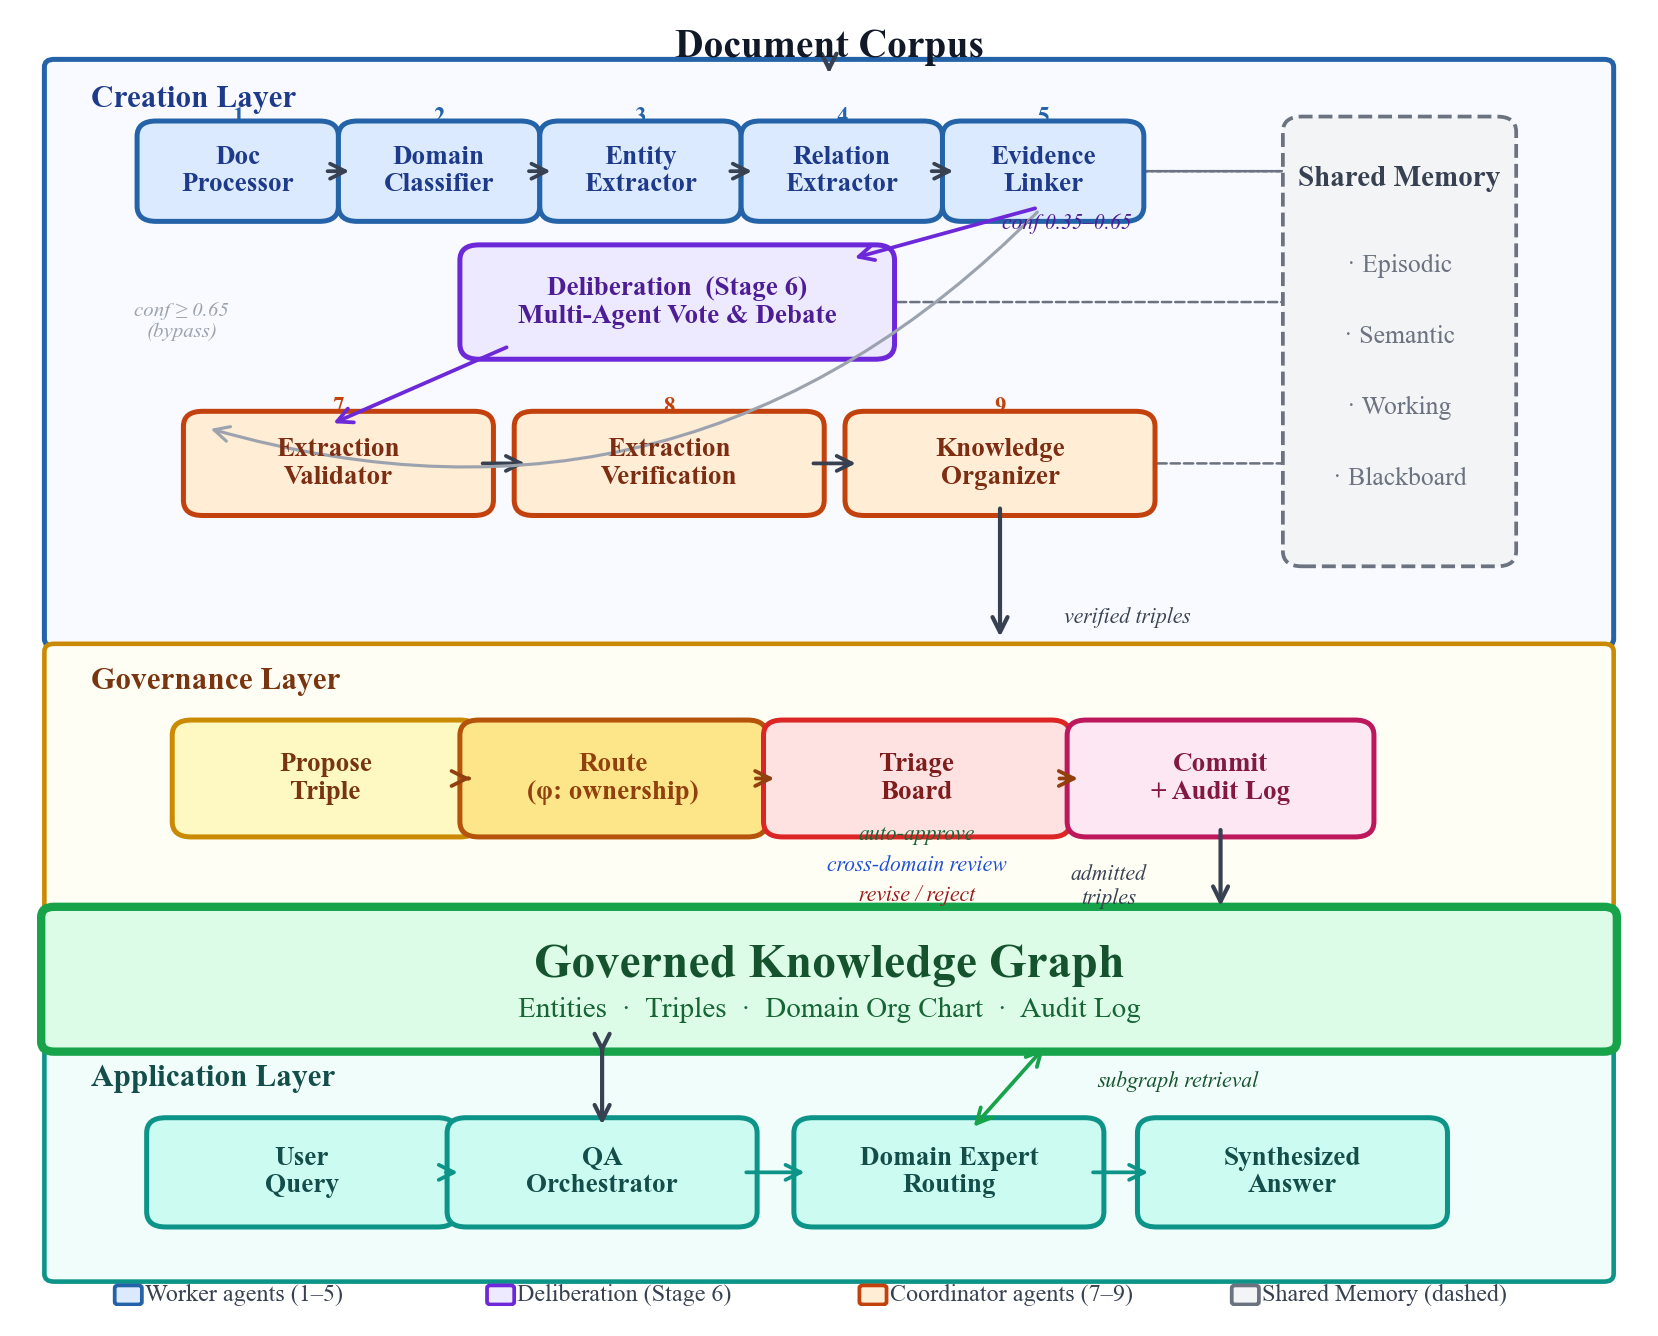

The Python source for this figure:
"""
Figure 1: System Architecture — Paper Style
=============================================
Redesigned to match typical NLP/ML paper figures:
  - Light fills + dark text (readable at print scale)
  - Horizontal section headers (not rotated)
  - Minimal, precise arrows
  - Consistent box sizing within rows
  - Adequate whitespace

Run:
    python paper/figures/figure1_architecture.py
Outputs:
    paper/figures/figure1_architecture.pdf
    paper/figures/figure1_architecture.png
"""

import pathlib
from matplotlib.patches import FancyBboxPatch
import matplotlib.pyplot as plt

OUT_DIR = pathlib.Path(__file__).parent
OUT_DIR.mkdir(parents=True, exist_ok=True)

plt.rcParams.update({
    "font.family": "serif",
    "font.serif":  ["Computer Modern Roman", "Times New Roman", "DejaVu Serif"],
    "font.size":   8,
    "text.usetex": False,
    "figure.dpi":  300,
})

fig, ax = plt.subplots(figsize=(6.875, 5.5))
ax.set_xlim(0, 1)
ax.set_ylim(0, 1)
ax.axis("off")
fig.patch.set_facecolor("white")

# ── Palette: light fill / dark border / dark text ────────────────────────
B_F, B_E, B_T = "#DBEAFE", "#2563A8", "#1E3A8A"   # blue  — workers
P_F, P_E, P_T = "#EDE9FE", "#6D28D9", "#4C1D95"   # purple — deliberation
O_F, O_E, O_T = "#FFEDD5", "#C2410C", "#7C2D12"   # orange — coordinators
G_F, G_E, G_T = "#F3F4F6", "#6B7280", "#374151"   # gray  — shared memory
A1F, A1E      = "#FEF9C3", "#CA8A04"               # amber1 — propose
A2F, A2E      = "#FDE68A", "#B45309"               # amber2 — route
RF,  RE, RT   = "#FEE2E2", "#DC2626", "#7F1D1D"   # red   — triage board
CF,  CE, CT   = "#FCE7F3", "#BE185D", "#831843"   # crimson — commit
GRF, GRE, GRT = "#DCFCE7", "#16A34A", "#14532D"   # green — governed KG
TF,  TE, TT   = "#CCFBF1", "#0D9488", "#134E4A"   # teal  — application
ARR            = "#374151"                          # arrow color


# ── Primitives ───────────────────────────────────────────────────────────

def rect(cx, cy, w, h, fc, ec, lw=1.2, ls="-", zorder=3):
    ax.add_patch(FancyBboxPatch(
        (cx - w/2, cy - h/2), w, h,
        boxstyle="round,pad=0.012",
        facecolor=fc, edgecolor=ec, linewidth=lw,
        linestyle=ls, zorder=zorder,
    ))


def txt(x, y, s, fs=7, color="#111827", bold=False,
        ha="center", va="center", italic=False, zorder=5):
    ax.text(x, y, s, ha=ha, va=va, fontsize=fs, color=color,
            fontweight="bold" if bold else "normal",
            style="italic" if italic else "normal",
            zorder=zorder, multialignment="center")


def box(cx, cy, w, h, fc, ec, label, tc, fs=6.5, lw=1.2):
    rect(cx, cy, w, h, fc, ec, lw=lw)
    txt(cx, cy, label, fs=fs, color=tc, bold=True)


def arr(x0, y0, x1, y1, c=ARR, lw=1.0, style="->", rad=0.0, ms=9):
    ax.annotate("", xy=(x1, y1), xytext=(x0, y0),
                arrowprops=dict(arrowstyle=style, color=c, lw=lw,
                                connectionstyle=f"arc3,rad={rad}",
                                mutation_scale=ms),
                zorder=4)


def section_band(y0, h, fc, ec, lw=1.1):
    ax.add_patch(FancyBboxPatch(
        (0.015, y0), 0.970, h,
        boxstyle="round,pad=0.006",
        facecolor=fc, edgecolor=ec, linewidth=lw, zorder=1,
    ))


# ══════════════════════════════════════════════════════════════════════════
# CREATION LAYER   y: 0.525 – 0.975
# ══════════════════════════════════════════════════════════════════════════
section_band(0.525, 0.450, "#F8FAFF", B_E, lw=1.2)
txt(0.038, 0.960, "Creation Layer", fs=7.5, color=B_T, bold=True,
    ha="left", va="top")

# ── Input ──
txt(0.50, 0.990, "Document Corpus", fs=9.5, color="#111827", bold=True)
arr(0.50, 0.983, 0.50, 0.970)

# ── Worker agents (stages 1–5)  y = 0.895 ──
WY, WW, WH = 0.893, 0.102, 0.055
WXS = [0.130, 0.256, 0.382, 0.508, 0.634]
WLBS = ["Doc\nProcessor", "Domain\nClassifier",
        "Entity\nExtractor", "Relation\nExtractor", "Evidence\nLinker"]

for i, (x, lb) in enumerate(zip(WXS, WLBS)):
    box(x, WY, WW, WH, B_F, B_E, lb, B_T, fs=6.5)
    txt(x, WY + WH/2 + 0.015, str(i + 1), fs=5.5, color=B_E, bold=True)

for i in range(4):
    arr(WXS[i] + WW/2, WY, WXS[i+1] - WW/2, WY, lw=0.9)

# ── Shared Memory sidebar  (dashed box) ──
SM_CX, SM_CY = 0.857, 0.759
SM_W,  SM_H  = 0.122, 0.330

rect(SM_CX, SM_CY, SM_W, SM_H, G_F, G_E, lw=0.9, ls="--")
txt(SM_CX, SM_CY + 0.128, "Shared Memory", fs=7, color=G_T, bold=True)
for i, mt in enumerate(["Episodic", "Semantic", "Working", "Blackboard"]):
    txt(SM_CX, SM_CY + 0.060 - i * 0.056, f"· {mt}", fs=6.2, color="#6B7280")

# Two representative dashed links to shared memory
for x in [WXS[1], WXS[3]]:
    ax.annotate("", xy=(SM_CX - SM_W/2, WY), xytext=(x + WW/2, WY),
                arrowprops=dict(arrowstyle="-", color=G_E, lw=0.6,
                                linestyle="dashed"), zorder=2)

# ── Deliberation (stage 6)  y = 0.790 ──
DX, DY = 0.405, 0.790
DW, DH = 0.248, 0.066

box(DX, DY, DW, DH, P_F, P_E,
    "Deliberation  (Stage 6)\nMulti-Agent Vote & Debate",
    P_T, fs=6.5, lw=1.2)

# Arrow: EvidenceLinker → Deliberation (uncertain branch)
arr(WXS[4], WY - WH/2,
    DX + DW/2 - 0.018, DY + DH/2,
    c=P_E, lw=0.9)
txt(WXS[4] + 0.015, (WY - WH/2 + DY + DH/2)/2 + 0.008,
    "conf 0.35–0.65", fs=5.2, color=P_T, italic=True)

# Dashed: deliberation ↔ shared memory
ax.annotate("", xy=(SM_CX - SM_W/2, DY), xytext=(DX + DW/2, DY),
            arrowprops=dict(arrowstyle="-", color=G_E, lw=0.6,
                            linestyle="dashed"), zorder=2)

# ── Coordinator agents (stages 7–9)  y = 0.663 ──
CY, CW, CH = 0.663, 0.170, 0.058
CXS = [0.193, 0.400, 0.607]
CLBS = ["Extraction\nValidator", "Extraction\nVerification", "Knowledge\nOrganizer"]

for i, (x, lb) in enumerate(zip(CXS, CLBS)):
    box(x, CY, CW, CH, O_F, O_E, lb, O_T, fs=6.5)
    txt(x, CY + CH/2 + 0.015, str(i + 7), fs=5.5, color=O_E, bold=True)

for i in range(2):
    arr(CXS[i] + CW/2, CY, CXS[i+1] - CW/2, CY, lw=0.9)

# Dashed: coordinator → shared memory
ax.annotate("", xy=(SM_CX - SM_W/2, CY), xytext=(CXS[2] + CW/2, CY),
            arrowprops=dict(arrowstyle="-", color=G_E, lw=0.6,
                            linestyle="dashed"), zorder=2)

# Arrow: Deliberation → ExtractionValidator
arr(DX - DW/2 + 0.022, DY - DH/2,
    CXS[0] - 0.008, CY + CH/2,
    c=P_E, lw=0.9)

# High-confidence bypass (thin, gray, curved — from Evidence Linker to ExtrValidator)
arr(WXS[4], WY - WH/2, CXS[0] - CW/2, CY + CH/2,
    c="#9CA3AF", lw=0.75, rad=-0.30)
txt(0.095, 0.775, "conf ≥ 0.65\n(bypass)", fs=5.0, color="#9CA3AF", italic=True)

# Arrow: KnowledgeOrganizer → Governance
arr(CXS[2], CY - CH/2, CXS[2], 0.520)
txt(CXS[2] + 0.040, 0.542, "verified triples", fs=5.2,
    color=ARR, italic=True, ha="left")


# ══════════════════════════════════════════════════════════════════════════
# GOVERNANCE LAYER   y: 0.315 – 0.515
# ══════════════════════════════════════════════════════════════════════════
section_band(0.315, 0.200, "#FFFEF5", A1E, lw=1.1)
txt(0.038, 0.502, "Governance Layer", fs=7.5, color="#78350F", bold=True,
    ha="left", va="top")

GY, GW, GH = 0.415, 0.168, 0.068

gov = [
    (0.185, "Propose\nTriple",        A1F, A1E, "#78350F"),
    (0.365, "Route\n(φ: ownership)", A2F, A2E, "#92400E"),
    (0.555, "Triage\nBoard",          RF,  RE,  RT),
    (0.745, "Commit\n+ Audit Log",    CF,  CE,  CT),
]
for x, lb, fc, ec, tc in gov:
    box(x, GY, GW, GH, fc, ec, lb, tc, fs=6.5)

for i in range(3):
    arr(gov[i][0] + GW/2, GY, gov[i+1][0] - GW/2, GY,
        c="#92400E", lw=0.9)

# Triage outcome labels — stacked inside the governance band
ty = GY - GH/2 - 0.010
for j, (lbl, col) in enumerate([
    ("auto-approve",        "#166534"),
    ("cross-domain review", "#1D4ED8"),
    ("revise / reject",     "#991B1B"),
]):
    txt(gov[2][0], ty - j * 0.024, lbl,
        fs=5.2, color=col, italic=True)

# Arrow: Commit → KG  (lands at top of KG band)
arr(gov[3][0], GY - GH/2, gov[3][0], 0.308)
txt(gov[3][0] - 0.070, 0.330, "admitted\ntriples",
    fs=5.2, color=ARR, italic=True)


# ══════════════════════════════════════════════════════════════════════════
# GOVERNED KG   y: 0.208 – 0.308
# ══════════════════════════════════════════════════════════════════════════
ax.add_patch(FancyBboxPatch(
    (0.015, 0.208), 0.970, 0.098,
    boxstyle="round,pad=0.008",
    facecolor=GRF, edgecolor=GRE, linewidth=2.0, zorder=2,
))
txt(0.50, 0.268, "Governed Knowledge Graph",
    fs=11.5, color=GRT, bold=True)
txt(0.50, 0.233,
    "Entities  ·  Triples  ·  Domain Org Chart  ·  Audit Log",
    fs=7, color="#166534")

# Arrow: KG → Application
arr(0.358, 0.208, 0.358, 0.192)


# ══════════════════════════════════════════════════════════════════════════
# APPLICATION LAYER   y: 0.025 – 0.202
# ══════════════════════════════════════════════════════════════════════════
section_band(0.025, 0.178, "#F0FDFA", TE, lw=1.1)
txt(0.038, 0.190, "Application Layer", fs=7.5, color=TT, bold=True,
    ha="left", va="top")

AY, AW, AH = 0.105, 0.170, 0.062
app = [
    (0.170, "User\nQuery"),
    (0.358, "QA\nOrchestrator"),
    (0.575, "Domain Expert\nRouting"),
    (0.790, "Synthesized\nAnswer"),
]
for x, lb in app:
    box(x, AY, AW, AH, TF, TE, lb, TT, fs=6.5)

for i in range(3):
    arr(app[i][0] + AW/2, AY, app[i+1][0] - AW/2, AY, c=TE, lw=0.9)

# Arrow: KG → QA Orchestrator
arr(0.358, 0.208, 0.358, AY + AH/2)

# Double-headed: Domain Expert Routing ↔ KG
arr(app[2][0] + 0.012, AY + AH/2, 0.638, 0.208,
    c=GRE, lw=0.9, style="<->")
txt(0.668, 0.177, "subgraph retrieval", fs=5.2, color=GRT, italic=True,
    ha="left")


# ══════════════════════════════════════════════════════════════════════════
# Legend
# ══════════════════════════════════════════════════════════════════════════
legend = [
    (B_F,  B_E,  "Worker agents (1–5)"),
    (P_F,  P_E,  "Deliberation (Stage 6)"),
    (O_F,  O_E,  "Coordinator agents (7–9)"),
    (G_F,  G_E,  "Shared Memory (dashed)"),
]
for i, (fc, ec, lb) in enumerate(legend):
    lx = 0.055 + i * 0.233
    ax.add_patch(FancyBboxPatch(
        (lx, 0.003), 0.013, 0.011,
        boxstyle="round,pad=0.002",
        facecolor=fc, edgecolor=ec, linewidth=0.9, zorder=5,
    ))
    txt(lx + 0.017, 0.0085, lb, fs=5.8, color="#374151",
        ha="left", va="center", bold=False)


# ── Save ─────────────────────────────────────────────────────────────────
fig.savefig(OUT_DIR / "figure1_architecture.pdf", bbox_inches="tight", dpi=300)
fig.savefig(OUT_DIR / "figure1_architecture.png", bbox_inches="tight", dpi=300)
print(f"Saved:\n  {OUT_DIR / 'figure1_architecture.pdf'}"
      f"\n  {OUT_DIR / 'figure1_architecture.png'}")
plt.show()
